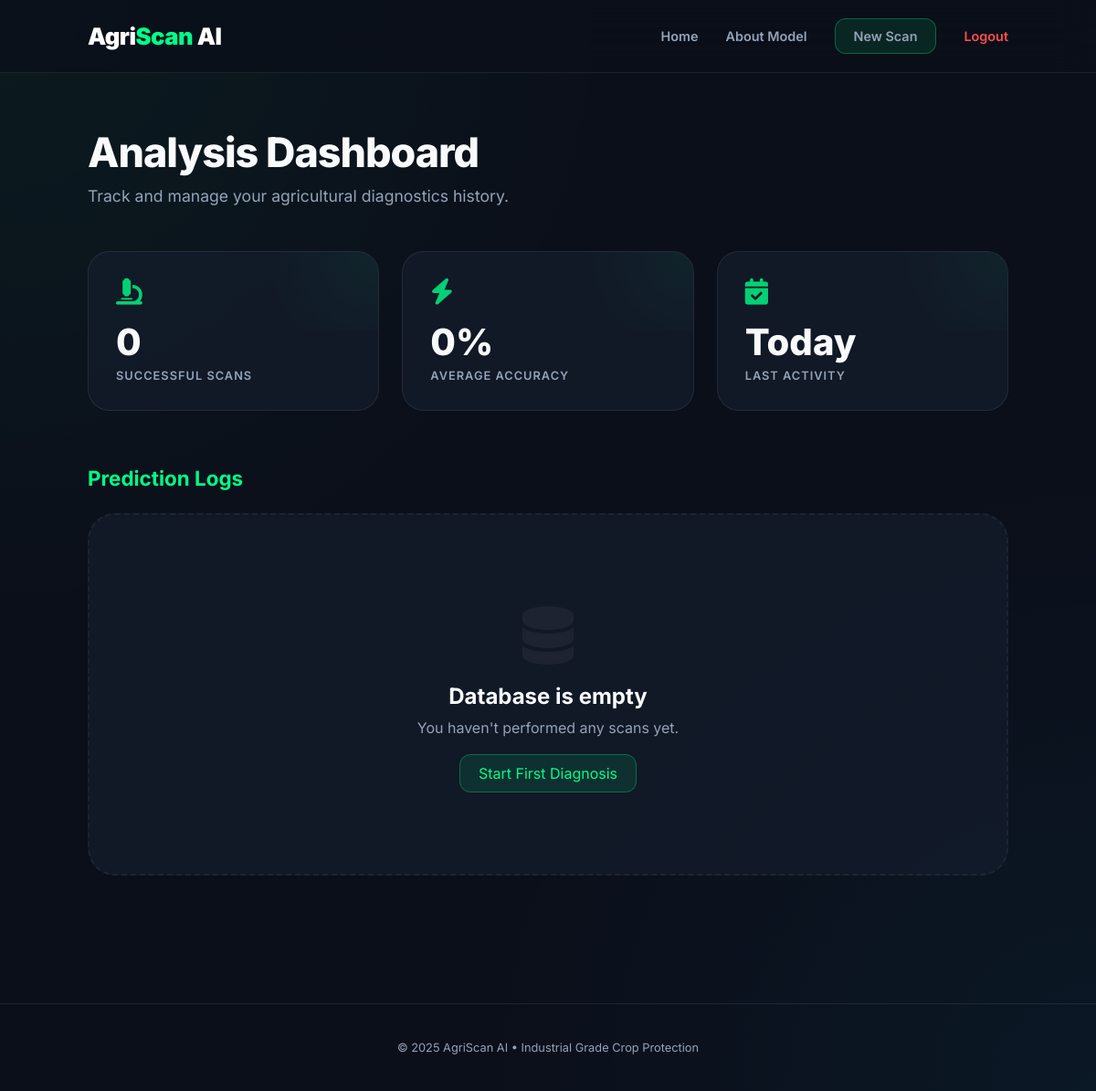
The app's page /history (signed in), older data.
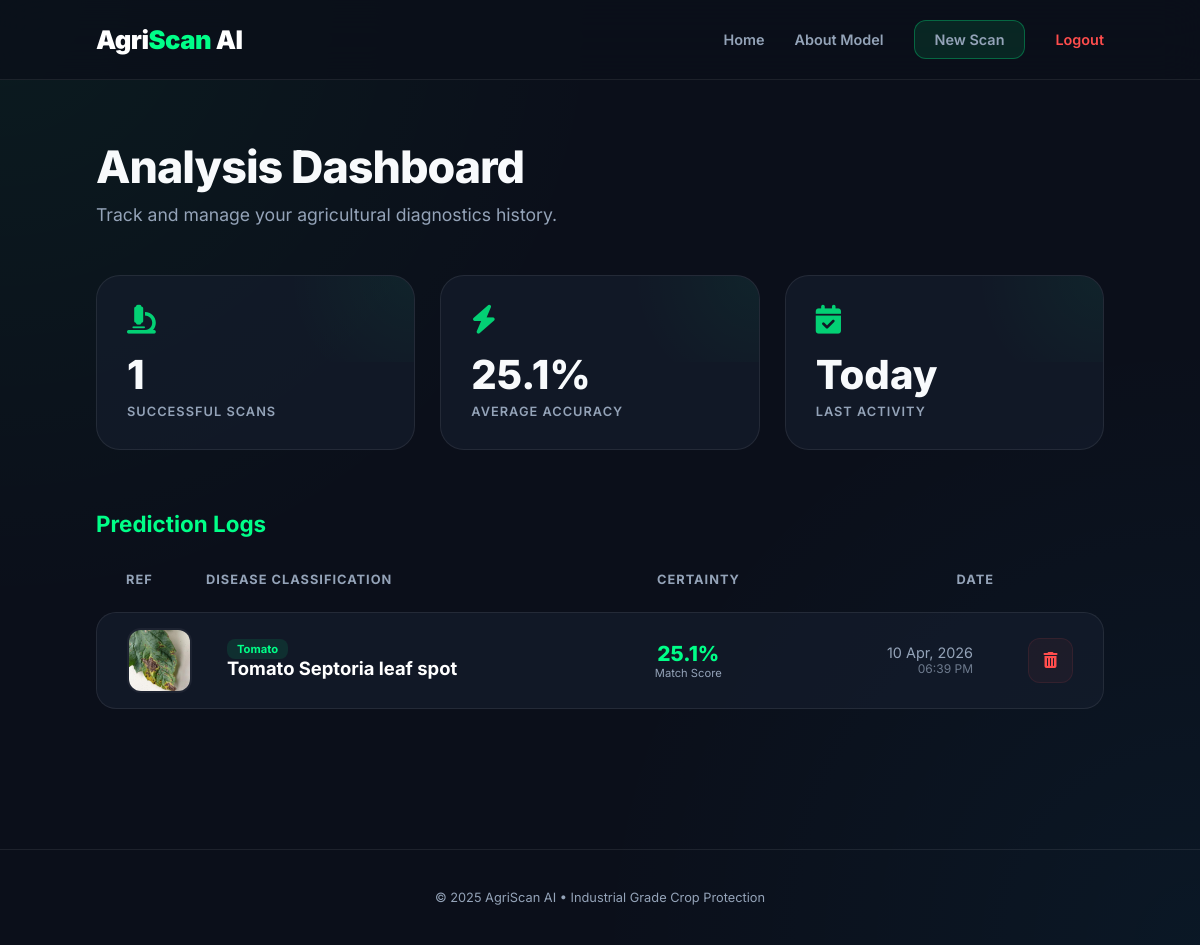
The same page, newer data.
### app.py (models this page shows)
class Prediction(db.Model):
    id = db.Column(db.Integer, primary_key=True)
    user_id = db.Column(db.Integer, db.ForeignKey('user.id'), nullable=False)
    disease_name = db.Column(db.String(200), nullable=False)
    confidence = db.Column(db.Float, nullable=False)
    image_filename = db.Column(db.String(300), nullable=False)
    crop_type = db.Column(db.String(100), nullable=False)
    timestamp = db.Column(db.DateTime, default=datetime.utcnow)

### app.py (the view)
@app.route('/history')
@login_required
def history():
    user_predictions = Prediction.query.filter_by(user_id=current_user.id).order_by(Prediction.timestamp.desc()).all()
    return render_template('history.html', predictions=user_predictions)

### app.py (called while the page is built)
@login_manager.user_loader
def load_user(user_id):
    return User.query.get(int(user_id))

### templates/history.html (shortened to what this page needs)
<!DOCTYPE html>
<html lang="en">
<head>
    <link rel="stylesheet" href="https://cdnjs.cloudflare.com/ajax/libs/font-awesome/6.4.0/css/all.min.css">
</head>
<body>
    <nav>
        <a href="/" class="logo">Agri<span>Scan</span> AI</a>
        <div class="nav-links">
            <a href="{{ url_for('index') }}">Home</a>
            <a href="{{ url_for('about') }}">About Model</a>
            <a href="{{ url_for('upload') }}" class="btn-scan">New Scan</a>
            <a href="{{ url_for('logout') }}" style="color: var(--danger);">Logout</a>
        </div>
    </nav>
    <main class="wrapper">
        <div class="header-section">
            <div class="title-box">
                <h1>Analysis Dashboard</h1>
                <p>Track and manage your agricultural diagnostics history.</p>
            </div>
        </div>
        <div class="stats-grid">
            <div class="stat-card">
                <i class="fas fa-microscope"></i>
                <h2>{{ predictions|length }}</h2>
                <p>Successful Scans</p>
            </div>
            <div class="stat-card">
                <i class="fas fa-bolt"></i>
                <h2>{% if predictions %}{{ (predictions|sum(attribute='confidence') / predictions|length)|round(1) }}{%
                    else %}0{% endif %}%</h2>
                <p>Average Accuracy</p>
            </div>
            <div class="stat-card">
                <i class="fas fa-calendar-check"></i>
                <h2>Today</h2>
                <p>Last Activity</p>
            </div>
        </div>
        <h2 style="margin-bottom: 25px; font-size: 1.4rem; font-weight: 700; color: var(--primary);">Prediction Logs
        </h2>
        {% if predictions %}
        <div class="history-list">
            <div class="list-header">
                <div>Ref</div>
                <div>Disease Classification</div>
                <div style="text-align: center;">Certainty</div>
                <div style="text-align: right;">Date</div>
                <div></div>
            </div>
            {% for pred in predictions %}
            <div class="scan-item" style="animation-delay: {{ loop.index0 * 0.05 }}s">
                <img src="{{ url_for('static', filename='uploads/' + pred.image_filename) }}" class="leaf-thumb"
                    alt="Scan">
                <div class="info-col">
                    <span class="crop-tag">{{ pred.crop_type }}</span>
                    <h3>{{ pred.disease_name.replace('___', ' - ').replace('__', ' - ').replace('_', ' ') }}</h3>
                </div>
                <div class="conf-col">
                    <div class="conf-value">{{ "%.1f"|format(pred.confidence) }}%</div>
                    <div class="conf-label">Match Score</div>
                </div>
                <div class="time-col">
                    {{ pred.timestamp.strftime('%d %b, %Y') }}
                    <span>{{ pred.timestamp.strftime('%I:%M %p') }}</span>
                </div>
                <div class="action-col">
                    <a href="{{ url_for('delete_history', pred_id=pred.id) }}" class="btn-delete"
                        onclick="return confirm('Archive this record?')">
                        <i class="fas fa-trash-alt"></i>
                    </a>
                </div>
            </div>
            {% endfor %}
        </div>
        {% else %}
        <div class="empty-visual">
            <i class="fas fa-database"></i>
            <h2>Database is empty</h2>
            <p style="color: var(--text-muted); margin-top: 10px;">You haven't performed any scans yet.</p>
            <div style="margin-top: 30px;">
                <a href="{{ url_for('upload') }}" class="btn-scan" style="text-decoration: none;">Start First
                    Diagnosis</a>
            </div>
        </div>
        {% endif %}
    </main>
    <footer style="margin-top: 80px; padding: 40px; text-align: center; border-top: 1px solid var(--glass-border);">
        <p style="color: var(--text-muted); font-size: 0.8rem;">© 2025 AgriScan AI • Industrial Grade Crop Protection
        </p>
    </footer>
</body>
</html>

### templates/history.html (style rules this page uses)
:root { --bg: #0b0f1a; --card-bg: rgba(23, 30, 48, 0.6); --primary: #00ff88; --primary-dim: #00cc6a; --danger: #ff4d4d; --text-main: #f8fafc; --text-muted: #94a3b8; --glass: rgba(255, 255, 255, 0.03); --glass-border: rgba(255, 255, 255, 0.08); }
* { margin: 0; padding: 0; box-sizing: border-box; font-family: 'Inter', sans-serif; }
body { background-color: var(--bg); color: var(--text-main); min-height: 100vh; overflow-x: hidden; background-image: radial-gradient(circle at 0% 0%, rgba(0, 255, 136, 0.05) 0%, transparent 40%), radial-gradient(circle at 100% 100%, rgba(0, 184, 255, 0.05) 0%, transparent 40%); }
nav { display: flex; justify-content: space-between; align-items: center; padding: 20px 8%; background: rgba(11, 15, 26, 0.8); backdrop-filter: blur(20px); border-bottom: 1px solid var(--glass-border); position: sticky; top: 0; z-index: 1000; }
.logo { font-size: 1.6rem; font-weight: 900; color: white; text-decoration: none; letter-spacing: -0.5px; }
.logo span { color: var(--primary); }
.nav-links { display: flex; gap: 30px; align-items: center; }
.nav-links a { color: var(--text-muted); text-decoration: none; font-weight: 600; font-size: 0.9rem; transition: 0.3s; }
.btn-scan { background: rgba(0, 255, 136, 0.1); color: var(--primary); padding: 10px 20px; border-radius: 12px; border: 1px solid rgba(0, 255, 136, 0.3); }
.wrapper { max-width: 1400px; margin: 0 auto; padding: 60px 8%; }
.header-section { margin-bottom: 50px; display: flex; justify-content: space-between; align-items: flex-end; }
.title-box h1 { font-size: 2.8rem; font-weight: 800; margin-bottom: 10px; letter-spacing: -1px; }
.title-box p { color: var(--text-muted); font-size: 1.1rem; }
.stats-grid { display: grid; grid-template-columns: repeat(auto-fit, minmax(280px, 1fr)); gap: 25px; margin-bottom: 60px; }
.stat-card { background: var(--card-bg); border: 1px solid var(--glass-border); padding: 30px; border-radius: 24px; position: relative; overflow: hidden; transition: 0.4s; }
.stat-card i { font-size: 1.8rem; color: var(--primary); margin-bottom: 15px; opacity: 0.8; }
.stat-card h2 { font-size: 2.5rem; font-weight: 800; margin-bottom: 5px; }
.stat-card p { color: var(--text-muted); font-weight: 600; text-transform: uppercase; font-size: 0.8rem; letter-spacing: 1px; }
.stat-card::after { content: ''; position: absolute; top: -50%; right: -50%; width: 100%; height: 100%; background: radial-gradient(circle, rgba(0, 255, 136, 0.05), transparent 70%); z-index: 0; }
.history-list { display: flex; flex-direction: column; gap: 15px; }
.list-header { display: grid; grid-template-columns: 80px 2fr 1fr 1fr 80px; padding: 10px 30px; color: var(--text-muted); font-size: 0.8rem; font-weight: 700; text-transform: uppercase; letter-spacing: 1px; }
.scan-item { background: var(--card-bg); border: 1px solid var(--glass-border); border-radius: 20px; padding: 15px 30px; display: grid; grid-template-columns: 80px 2fr 1fr 1fr 80px; align-items: center; gap: 20px; transition: 0.3s; animation: fadeIn 0.5s ease-out forwards; opacity: 0; }
.leaf-thumb { width: 65px; height: 65px; border-radius: 14px; object-fit: cover; border: 2px solid rgba(255, 255, 255, 0.05); }
.info-col h3 { font-size: 1.15rem; font-weight: 700; color: #fff; margin-bottom: 5px; }
.info-col .crop-tag { font-size: 0.7rem; padding: 3px 10px; background: rgba(0, 255, 136, 0.1); color: var(--primary); border-radius: 8px; font-weight: 700; }
.conf-col { text-align: center; }
.conf-value { font-size: 1.3rem; font-weight: 800; color: var(--primary); }
.conf-label { font-size: 0.7rem; color: var(--text-muted); }
.time-col { color: var(--text-muted); font-size: 0.9rem; text-align: right; }
.time-col span { display: block; font-size: 0.75rem; opacity: 0.7; }
.action-col { text-align: right; }
.btn-delete { width: 45px; height: 45px; border-radius: 12px; background: rgba(255, 77, 77, 0.05); color: var(--danger); border: 1px solid rgba(255, 77, 77, 0.1); display: inline-flex; align-items: center; justify-content: center; cursor: pointer; transition: 0.3s; text-decoration: none; }

Row changes from the older to the newer data that the page shows:
added Prediction: image_filename (picture), crop_type "Tomato", disease_name.replace "Tomato Septoria leaf spot", confidence "25.1", timestamp "10 Apr, 2026", timestamp "06:39 PM"
Text that changed along with them:
{{ predictions|length }}: "0" → "1"
text no longer shown: "0 Database is empty You haven't performed any scans yet. Start First Diagnosis"
text now shown: "25.1 REF DISEASE CLASSIFICATION CERTAINTY DATE"
